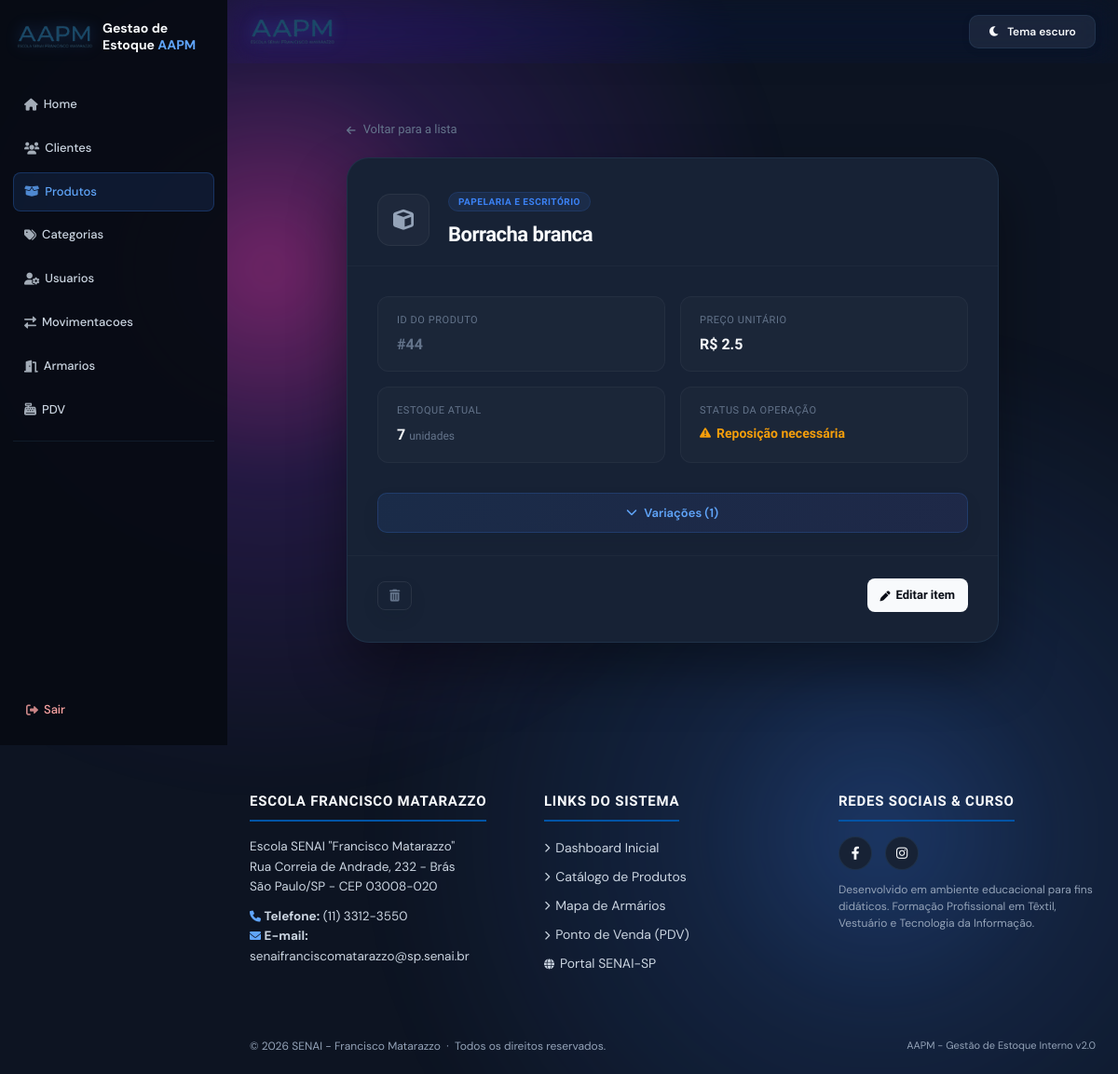
The page /produtos/44 (signed in) on the database as committed earlier.
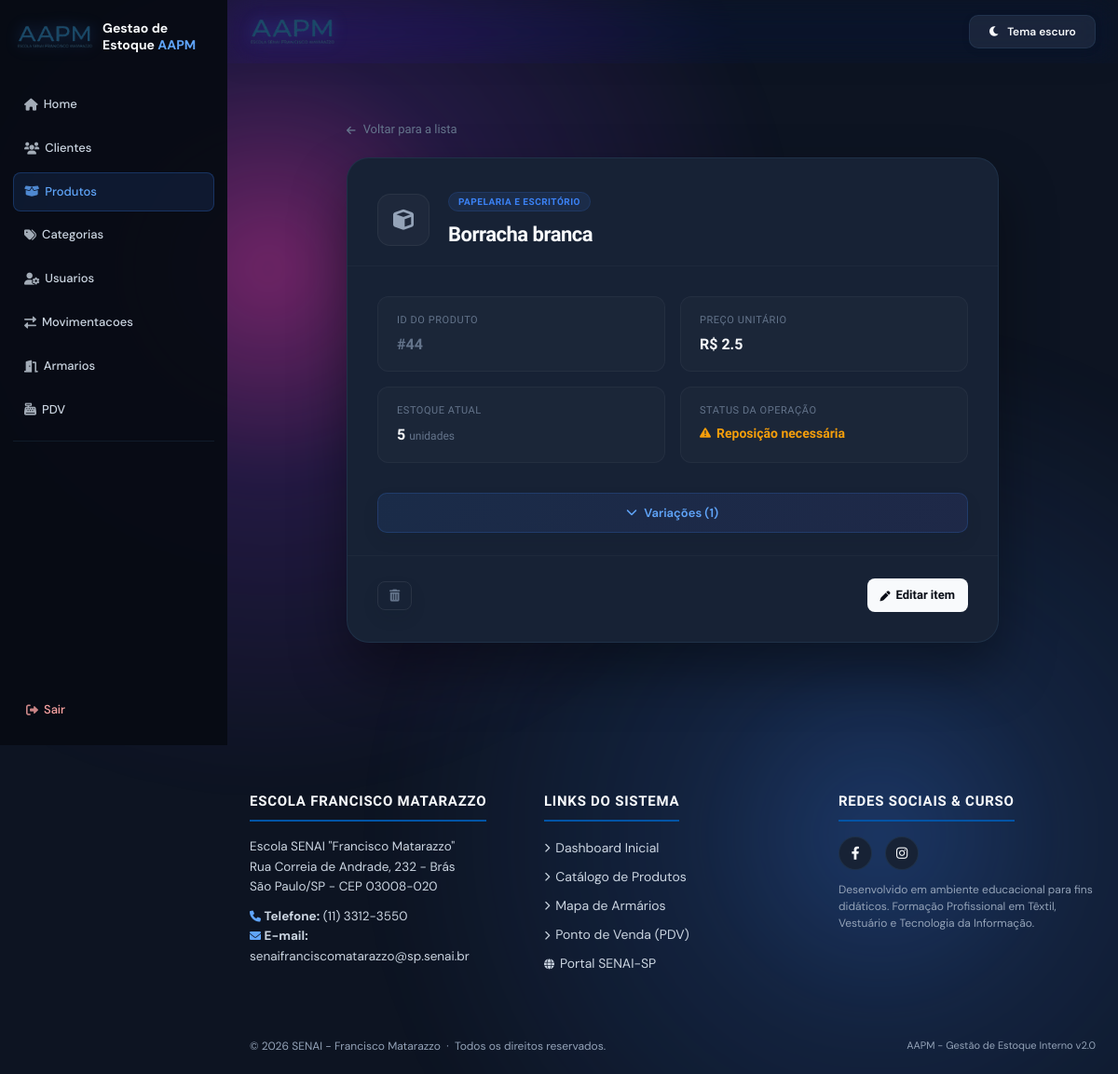
The same page on the database as committed later.
### app/models/categoria.py (models this page shows, shortened)
class Categoria(Base):
    __tablename__ = "categorias"
    id = Column(Integer, primary_key=True, index=True)
    nome = Column(String(50), unique=True, nullable=False)
    descricao = Column(String(255), nullable=True)
    ativa = Column(Boolean, default=True)
    produtos = relationship("Produto", back_populates="categoria")

### app/models/produto.py (models this page shows, shortened)
class Produto(Base):
    __tablename__ = "produtos"
    id = Column(Integer, primary_key=True, autoincrement=True, index=True)
    nome = Column(String(150), nullable=False, index=True, unique=True)
    preco = Column(Float, nullable=False, default=0.0)
    ativo = Column(Boolean, default=True)
    imagem_path = Column(String(255), nullable=True)
    categoria_id = Column(Integer, ForeignKey("categorias.id", ondelete="SET NULL"), nullable=True)
    categoria = relationship("Categoria", back_populates="produtos")
    variacoes = relationship("Variacao", back_populates="produto", cascade="all, delete-orphan")
    @property
    def estoque_total(self) -> int:
        """Saldo consolidado de todas as variações do produto."""
        return sum(variacao.estoque_atual for variacao in self.variacoes)
    @property
    def estoque_total(self):
        """Quantidade disponível, calculada a partir das variações do produto."""
        return sum(variacao.estoque_atual or 0 for variacao in self.variacoes)

### app/models/variacoes.py (models this page shows, shortened)
class Variacao(Base):
    __tablename__ = "variacoes"
    __table_args__ = (
        UniqueConstraint("produto_id", "tamanho", "cor", name="uq_variacao_produto_tamanho_cor"),
    )
    id = Column(Integer, primary_key=True, autoincrement=True, index=True)
    produto_id = Column(Integer, ForeignKey("produtos.id", ondelete="CASCADE"), nullable=False)
    tamanho = Column(String(10), nullable=False)  # Ex: 'P', 'M', 'G', 'GG'
    cor = Column(String(50), nullable=False)      # Ex: 'Azul', 'Preto'
    estoque_atual = Column(Integer, nullable=False, default=0)
    imagem_path = Column(String(255), nullable=True)
    produto = relationship("Produto", back_populates="variacoes")

### app/controllers/produto_controller.py (the view)
@router.get("/{produto_id}")
def detalhe_produto(
    produto_id: int,
    request: Request,
    db: Session = Depends(get_db),
    usuario = Depends(get_usuario_logado)
):
    produto = db.query(Produto).options(joinedload(Produto.variacoes)).filter(
        Produto.id == produto_id,
        Produto.ativo == True
    ).first()
    if not produto:
        return RedirectResponse(url="/produtos", status_code=302)
    return templates.TemplateResponse(
        request,
        "produtos/detalhe.html",
        {"request": request, "usuario": usuario, "produto": produto}
    )

### app/templates/produtos/detalhe.html (shortened to what this page needs)
{% extends "base.html" %}
{% block content %}
<link rel="stylesheet" href="https://cdnjs.cloudflare.com/ajax/libs/font-awesome/6.0.0/css/all.min.css">
<div class="page-wrapper">
    <div class="detail-container">
        <a href="/produtos" class="btn-back">
            <i class="fas fa-arrow-left" style="font-size: 11px;"></i>
            <span>Voltar para a lista</span>
        </a>
        <div class="detail-card">
            <div
                style="padding: 32px 32px 16px 32px; display: flex; align-items: center; gap: 20px; border-bottom: 1px solid rgba(255, 255, 255, 0.03);">
                <div
                    style="background: rgba(255, 255, 255, 0.03); width: 56px; height: 56px; border-radius: 14px; display: flex; align-items: center; justify-content: center; font-size: 22px; color: #94a3b8; border: 1px solid rgba(255, 255, 255, 0.05);">
                    <i class="fas fa-cube"></i>
                </div>
                <div>
                    <span
                        style="background: rgba(59, 130, 246, 0.1); color: #3b82f6; padding: 4px 10px; border-radius: 20px; font-size: 10px; font-weight: 600; text-transform: uppercase; letter-spacing: 0.05em; border: 1px solid rgba(59, 130, 246, 0.15);">
                        {% if produto.categoria %}{{ produto.categoria.nome }}{% else %}Sem categoria{% endif %}
                    </span>
                    <h2
                        style="color: #f8fafc; font-size: 22px; font-weight: 600; margin: 6px 0 0 0; letter-spacing: -0.5px;">
                        {{ produto.nome }}
                    </h2>
                </div>
            </div>
            <div class="info-grid">
                <div class="info-block">
                    <div class="info-label">ID do Produto</div>
                    <p class="info-value" style="color: #64748b;">#{{ produto.id }}</p>
                </div>
                <div class="info-block">
                    <div class="info-label">Preço Unitário</div>
                    <p class="info-value">R$ {{ produto.preco }}</p>
                </div>
                <div class="info-block">
                    <div class="info-label">Estoque Atual</div>
                    <p class="info-value">
                        {{ produto.estoque_total }} <span
                            style="font-size: 12px; color: #64748b; font-weight: 400;">unidades</span>
                    </p>
                </div>
                <div class="info-block">
                    <div class="info-label">Status da Operação</div>
                    {% if produto.estoque_total < 10 %} <p class="info-value"
                        style="color: #f59e0b; font-size: 14px; display: flex; align-items: center; gap: 6px;">
                        <i class="fas fa-triangle-exclamation" style="font-size: 12px;"></i> Reposição necessária
                        </p>
                        {% else %}
                        <p class="info-value"
                            style="color: #10b981; font-size: 14px; display: flex; align-items: center; gap: 6px;">
                            <i class="fas fa-circle-check" style="font-size: 12px;"></i> Operação estável
                        </p>
                        {% endif %}
                </div>
            </div>
            {% if produto.variacoes %}
            <div style="padding: 0 32px;">
                <button class="btn-variations" onclick="toggleVariations(this)" title="Mostrar/Esconder variações">
                    <i class="fas fa-chevron-down"></i>
                    <span>Variações ({{ produto.variacoes|length }})</span>
                </button>
            </div>
            {% endif %}
            <div
                style="padding: 0 32px 32px; display: flex; justify-content: space-between; align-items: center; border-top: 1px solid rgba(255, 255, 255, 0.03); padding-top: 24px;">
                <form method="POST" action="/produtos/{{ produto.id }}/desativar" style="display: inline;">
                    <button type="button" class="btn-delete" title="Remover produto"
                        onclick="abrirModalConfirmacao(null, '/produtos/{{ produto.id }}/desativar', '{{ produto.nome }}');">
                        <i class="fas fa-trash-can"></i>
                    </button>
                </form>
                <a href="/produtos/{{ produto.id }}/editar" class="btn-edit">
                    <i class="fas fa-pen" style="font-size: 11px;"></i>
                    <span>Editar item</span>
                </a>
            </div>
        </div>
    </div>
</div>
{% endblock %}

### app/templates/base.html (shortened to what this page needs)
<!DOCTYPE html>
<html lang="pt-BR">
<head>
    <link rel="stylesheet" href="/static/style.css">
    <link rel="stylesheet" href="https://cdnjs.cloudflare.com/ajax/libs/font-awesome/6.4.0/css/all.min.css">
</head>
<body class="{{ 'has-sidebar' if usuario else '' }}">
    <header>
        <div class="container">
            <div class="header-top">
                <div class="header-content">
                    <img src="/static/logo/logoAAPM-transparent.png" alt="Logo AAPM" class="logo-header">
                </div>
                <button type="button" class="btn-theme-toggle" id="theme-toggle" onclick="toggleTema()"
                    aria-label="Ativar tema claro" title="Alternar tema">
                    <i class="fas fa-moon" id="theme-icon" aria-hidden="true"></i>
                    <span id="theme-text">Tema escuro</span>
                </button>
            </div>
        </div>
    </header>
    {% if usuario %}
    {% set current_path = request.url.path if request is defined else '' %}
    {% set is_home = current_path == '/' %}
    {% set is_cliente = current_path == '/cliente' or current_path.startswith('/cliente/') %}
    {% set is_produtos = current_path == '/produtos' or current_path.startswith('/produtos/') %}
    {% set is_categorias = current_path == '/categorias' or current_path.startswith('/categorias/') %}
    {% set is_usuarios = current_path == '/usuarios' or current_path.startswith('/usuarios/') %}
    {% set is_movimentacoes = current_path == '/movimentacoes' or current_path.startswith('/movimentacoes/') %}
    {% set is_armarios = current_path == '/armarios' or current_path.startswith('/armarios/') %}
    {% set is_pdv = current_path == '/pdv' or current_path.startswith('/pdv/') %}
    {% set is_admin = usuario.role == 'admin' %}
    <aside class="sidebar" id="sidebar" aria-label="Navegacao principal">
        <a class="sidebar-brand" href="/">
            <img src="/static/logo/logoAAPM-transparent.png" alt="Logo AAPM" class="logo-header">
            <span class="sidebar-brand-name">Gestao de Estoque <span>AAPM</span></span>
        </a>
        <nav class="sidebar-nav">
            <a href="/" class="nav-btn {{ 'active' if is_home else '' }}" ><i class="fas fa-house"></i> Home</a>
            {% if is_admin %}
            <a href="/cliente" class="nav-btn {{ 'active' if is_cliente else '' }}" ><i class="fas fa-users"></i> Clientes</a>
            {% endif %}
            <a href="/produtos" class="nav-btn {{ 'active' if is_produtos else '' }}" {% if is_produtos
                %}aria-current="page" {% endif %}><i class="fas fa-box-open"></i> Produtos</a>
            {% if is_admin %}
            <a href="/categorias" class="nav-btn {{ 'active' if is_categorias else '' }}" ><i class="fas fa-tags"></i> Categorias</a>
            <a href="/usuarios" class="nav-btn {{ 'active' if is_usuarios else '' }}" ><i class="fas fa-user-gear"></i> Usuarios</a>
            <a href="/movimentacoes" class="nav-btn {{ 'active' if is_movimentacoes else '' }}" ><i class="fas fa-exchange-alt"></i> Movimentacoes</a>
            {% endif %}
            <a href="/armarios" class="nav-btn {{ 'active' if is_armarios else '' }}" ><i class="fas fa-door-open"></i> Armarios</a>
            <a href="/pdv" class="nav-btn {{ 'active' if is_pdv else '' }}" ><i class="fas fa-cash-register"></i> PDV</a>
            <div class="nav-divider"></div>
            <a href="/auth/logout" class="nav-btn logout"><i class="fas fa-right-from-bracket"></i> Sair</a>
        </nav>
    </aside>
    {% endif %}
    <main>
        {% block content %}{% endblock %}
    </main>
    <footer>
        <div class="footer-grid">
            <div class="footer-col">
                <h3>Escola Francisco Matarazzo</h3>
                <p style="margin-bottom: 10px;">
                    Escola SENAI "Francisco Matarazzo"<br>
                    Rua Correia de Andrade, 232 - Brás<br>
                    São Paulo/SP - CEP 03008-020
                </p>
                <p>
                    <i class="fas fa-phone" style="font-size: 12px; color: var(--accent-light);"></i>
                    <strong>Telefone:</strong> (11) 3312-3550<br>
                    <i class="fas fa-envelope" style="font-size: 12px; color: var(--accent-light);"></i>
                    <strong>E-mail:</strong> senaifranciscomatarazzo@sp.senai.br
                </p>
            </div>
            {% if usuario %}
            <div class="footer-col">
                <h3>Links do Sistema</h3>
                <ul>
                    <li><a href="/"><i class="fas fa-chevron-right" style="font-size: 10px;"></i> Dashboard Inicial</a>
                    </li>
                    <li><a href="/produtos"><i class="fas fa-chevron-right" style="font-size: 10px;"></i> Catálogo de
                            Produtos</a></li>
                    <li><a href="/armarios"><i class="fas fa-chevron-right" style="font-size: 10px;"></i> Mapa de
                            Armários</a></li>
                    <li><a href="/pdv"><i class="fas fa-chevron-right" style="font-size: 10px;"></i> Ponto de Venda
                            (PDV)</a></li>
                    <li><a href="https://sp.senai.br" target="_blank"><i class="fas fa-globe"
                                style="font-size: 11px;"></i> Portal SENAI-SP</a></li>
                </ul>
            </div>
            {% endif %}
            <div class="footer-col">
                <h3>Redes Sociais & Curso</h3>
                <div class="social-links">
                    <a href="https://www.facebook.com/senaifranciscomatarazzo" target="_blank" title="Facebook SENAI"><i
                            class="fab fa-facebook-f"></i></a>
                    <a href="https://www.instagram.com/senaibras" target="_blank" title="Instagram SENAI"><i
                            class="fab fa-instagram"></i></a>
                </div>
                <p style="font-size: 12px; color: var(--text-muted); line-height: 1.5;">
                    Desenvolvido em ambiente educacional para fins didáticos. Formação Profissional em Têxtil, Vestuário
                    e Tecnologia da Informação.
                </p>
            </div>
        </div>
        <div class="footer-bottom">
            <div class="footer-bottom-container">
                <p>&copy; 2026 SENAI - Francisco Matarazzo &nbsp;·&nbsp; Todos os direitos reservados.</p>
                <p style="color: var(--text-muted); font-size: 11px;">AAPM - Gestão de Estoque Interno v2.0</p>
            </div>
        </div>
    </footer>
</body>
</html>

Rows that differ between the two databases and show on the page:
changed Variacao: estoque_total "7" → "5"
